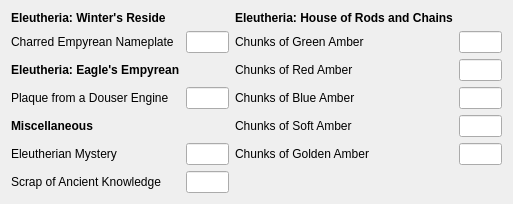
          <widget class="QWidget" name="page_5">
           <property name="geometry">
            <rect>
             <x>0</x>
             <y>0</y>
             <width>513</width>
             <height>187</height>
            </rect>
           </property>
           <attribute name="label">
            <string>Eleutheria: Miscellaneous</string>
           </attribute>
           <layout class="QGridLayout" name="gridLayout_13">
            <item row="4" column="4">
             <widget class="QLabel" name="label_61">
              <property name="text">
               <string>Chunks of Soft Amber</string>
              </property>
             </widget>
            </item>
            <item row="9" column="4">
             <widget class="QLabel" name="label_62">
              <property name="text">
               <string>Chunks of Golden Amber</string>
              </property>
             </widget>
            </item>
            <item row="9" column="5">
             <widget class="QLineEdit" name="lineEdit_Poss_EleuMisc_Golden"/>
            </item>
            <item row="4" column="5">
             <widget class="QLineEdit" name="lineEdit_Poss_EleuMisc_Soft"/>
            </item>
            <item row="2" column="5">
             <widget class="QLineEdit" name="lineEdit_Poss_EleuMisc_Red"/>
            </item>
            <item row="2" column="4">
             <widget class="QLabel" name="label_59">
              <property name="text">
               <string>Chunks of Red Amber</string>
              </property>
             </widget>
            </item>
            <item row="0" column="4">
             <widget class="QLabel" name="label_57">
              <property name="text">
               <string>&lt;html&gt;&lt;head/&gt;&lt;body&gt;&lt;p&gt;&lt;span style=&quot; font-weight:600;&quot;&gt;Eleutheria: House of Rods and Chains&lt;/span&gt;&lt;/p&gt;&lt;/body&gt;&lt;/html&gt;</string>
              </property>
             </widget>
            </item>
            <item row="1" column="4">
             <widget class="QLabel" name="label_60">
              <property name="text">
               <string>Chunks of Green Amber</string>
              </property>
             </widget>
            </item>
            <item row="1" column="5">
             <widget class="QLineEdit" name="lineEdit_Poss_EleuMisc_Green"/>
            </item>
            <item row="3" column="4">
             <widget class="QLabel" name="label_58">
              <property name="text">
               <string>Chunks of Blue Amber</string>
              </property>
             </widget>
            </item>
            <item row="3" column="5">
             <widget class="QLineEdit" name="lineEdit_Poss_EleuMisc_Blue"/>
            </item>
            <item row="0" column="1">
             <widget class="QLabel" name="label_71">
              <property name="text">
               <string>&lt;html&gt;&lt;head/&gt;&lt;body&gt;&lt;p&gt;&lt;span style=&quot; font-weight:600;&quot;&gt;Eleutheria: Winter's Reside&lt;/span&gt;&lt;/p&gt;&lt;/body&gt;&lt;/html&gt;</string>
              </property>
             </widget>
            </item>
            <item row="1" column="1">
             <widget class="QLabel" name="label_72">
              <property name="text">
               <string>Charred Empyrean Nameplate</string>
              </property>
             </widget>
            </item>
            <item row="2" column="1">
             <widget class="QLabel" name="label_73">
              <property name="text">
               <string>&lt;html&gt;&lt;head/&gt;&lt;body&gt;&lt;p&gt;&lt;span style=&quot; font-weight:600;&quot;&gt;Eleutheria: Eagle's Empyrean&lt;/span&gt;&lt;/p&gt;&lt;/body&gt;&lt;/html&gt;</string>
              </property>
             </widget>
            </item>
            <item row="3" column="1">
             <widget class="QLabel" name="label_74">
              <property name="text">
               <string>Plaque from a Douser Engine</string>
              </property>
             </widget>
            </item>
            <item row="1" column="2">
             <widget class="QLineEdit" name="lineEdit_Poss_EleuMisc_EmpyreanPlate"/>
            </item>
            <item row="3" column="2">
             <widget class="QLineEdit" name="lineEdit_Poss_EleuMisc_DouserPlate"/>
            </item>
            <item row="4" column="1">
             <widget class="QLabel" name="label_64">
              <property name="text">
               <string>&lt;html&gt;&lt;head/&gt;&lt;body&gt;&lt;p&gt;&lt;span style=&quot; font-weight:600;&quot;&gt;Miscellaneous&lt;/span&gt;&lt;/p&gt;&lt;/body&gt;&lt;/html&gt;</string>
              </property>
             </widget>
            </item>
            <item row="9" column="1">
             <widget class="QLabel" name="label_63">
              <property name="text">
               <string>Eleutherian Mystery</string>
              </property>
             </widget>
            </item>
            <item row="9" column="2">
             <widget class="QLineEdit" name="lineEdit_Poss_EleuMisc_Mystery"/>
            </item>
            <item row="11" column="1">
             <widget class="QLabel" name="label_70">
              <property name="text">
               <string>Scrap of Ancient Knowledge</string>
              </property>
             </widget>
            </item>
            <item row="11" column="2">
             <widget class="QLineEdit" name="lineEdit_Poss_EleuMisc_Scrap"/>
            </item>
           </layout>
          </widget>
